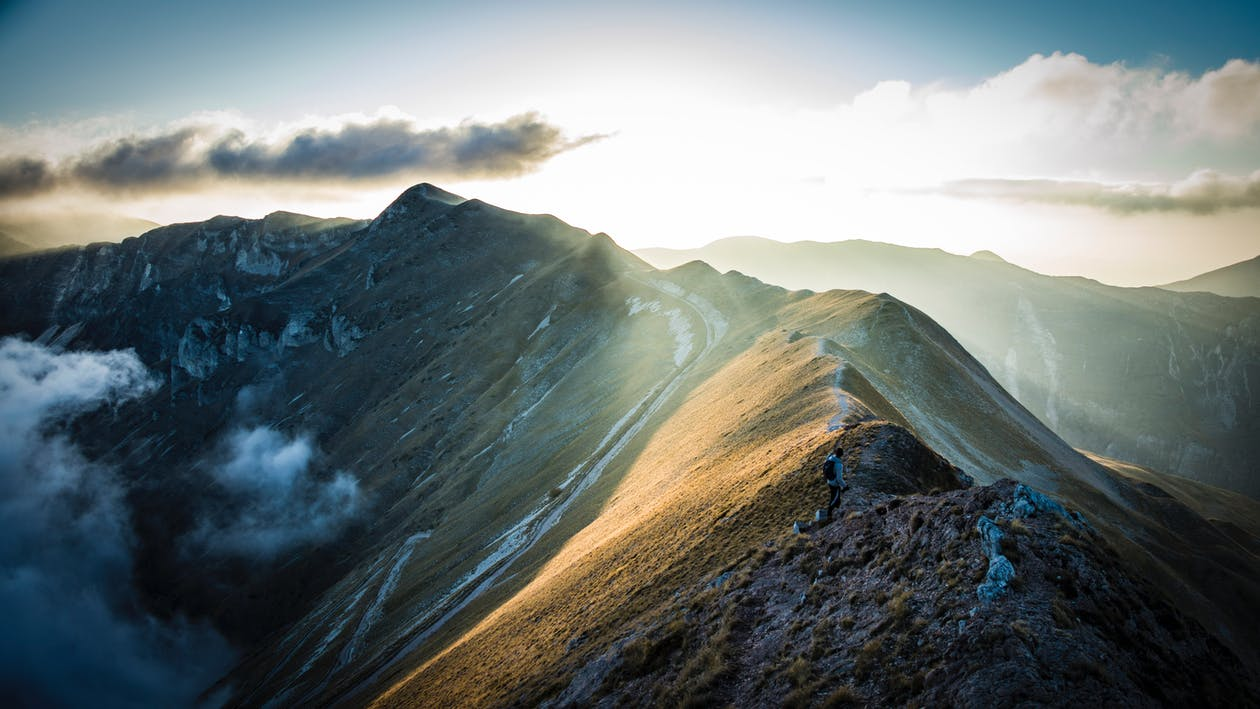
#> input picture ImageProcess/pic/img.jpeg, 1260 x 709 px
$ jupyter execute --allow-errors img_hist.ipynb
#> lines starting #> are read from the running program, lines starting #| are printed output that depends on the picture
## 1. Color histogram

颜色直方图一般用于统计图片不同通道像素强度的分布，并可以基于此来实现对比度提升、以及简单的目标识别、跟踪以及分割等任务。在openCV中集成了函数`cv2.calcHist()`来实现直方图的计算。

函数定义如下:

```cv2.calcHist(images, channels, mask, histSize, ranges[, hist[, accumulate]]) → hist```

- images:可为单张或多张图像的array
- channels:为要计算的通道数
- mask:为图像掩膜
- histSize:为直方图的柱子数量，即将数据分布在多少个区间上计数
- range:为直方图取值范围
- hist为返回值，不用填
- accumulate:多张图的时候是否叠加

[cell 1]
import cv2
#> (the rest of this cell did not finish here and is left out)

### Example

[cell 2]
import cv2
import numpy as np
import matplotlib.pyplot as plt

[cell 3]
img = cv2.imread('img.jpeg',0)  # 0表示读入灰度图像并显示
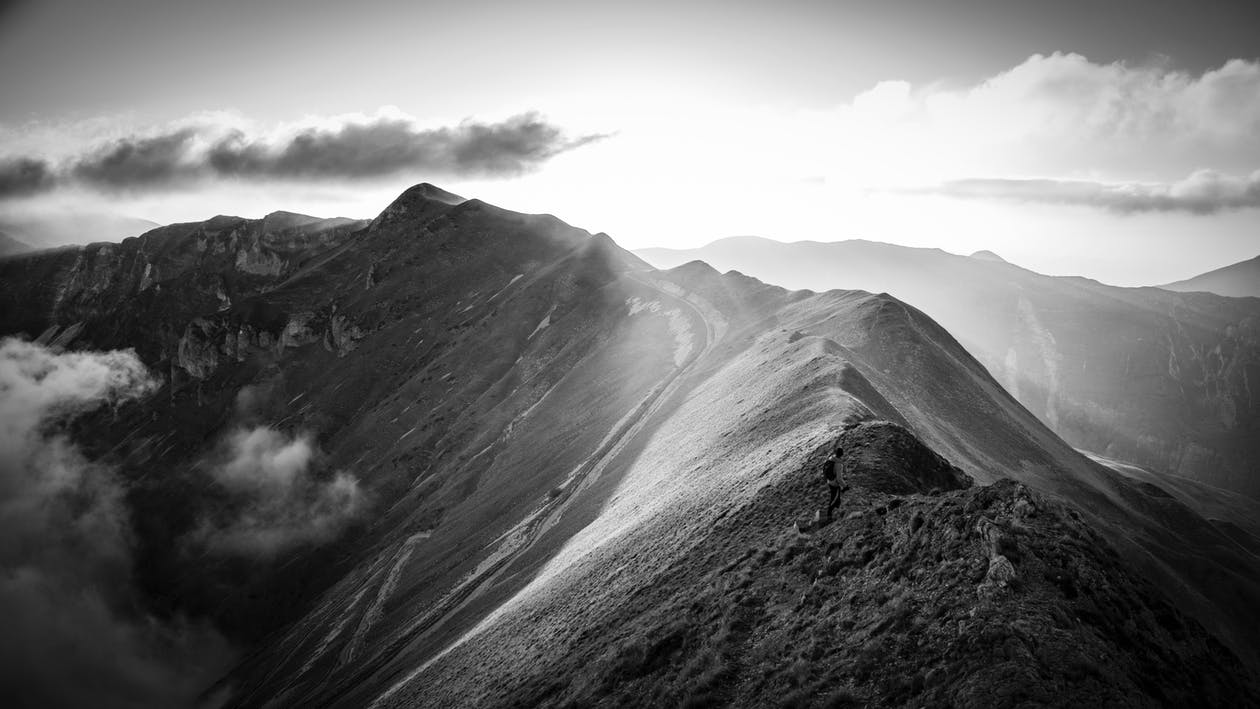
#> img: shape (709, 1260); min 0, max 255, mean 115.9
cv2.imshow('img',img)

[cell 4]
hist_255 = cv2.calcHist([img],[0], None, [256], [0.0,255.0])   #灰度图只有一个通道，通道0
#> hist_255 = 256 values, max 17316 at index 253, min 0 at index 255, mean 3484.9
#注意，img一定要加[],使其变成三维，否则则会使用第一维进行计算，即不加中括号会计算img[0,:]的直方分布

print('histrogram shape is',hist_255.shape)
#| histrogram shape is (256, 1)
plt.plot(hist_255,'gray')
plt.title('Histrogram of gray image')
plt.show()
#> figure, not shown here; curve peaks at x = 253, y = 17316

从上面结果可以看到，其亮度主要集中在250附近，这是由于有大片的天空呈现白色，而暗区的峰值则来源于较暗的山体。

我们现在读入彩色图，并将rgb通道的颜色直方图分别画出来:

[cell 5]
img = cv2.imread('img.jpeg')
#> img is the input picture: shape (709, 1260, 3); mean B, G, R 118.5, 118.7, 109.4

[cell 6]
cv2.imshow('img',img)
cv2.waitKey()
cv2.destroyAllWindows()

对三个通道分别遍历求直方图，注意opencv中的颜色按照**b, g, r**顺序。

[cell 7]
color = ['blue','springgreen','red']  #稍微调整显示颜色，提高可视化效果
for i in [0,1,2]:
    hist = cv2.calcHist([img],[i], None, [256], [0.0,255.0])   #彩色图有三个通道，通道b:0,g:1,r:2
    plt.plot(hist, color[i])
    plt.title('Histrogram of Color image')
plt.show()
#> figure, not shown here; curve peaks at x = 253, y = 16709; curve peaks at x = 253, y = 17163; curve peaks at x = 253, y = 17067

可以看到在低亮度区域红色比较多，对应了图中上体的反光和云彩的颜色。

可以改变区间分割的数量来得到更为平滑或者稠密的分布曲线:

[cell 8]
color = ['blue','springgreen','red']  #稍微调整显示颜色，提高可视化效果
for i in [0,1,2]:
    hist = cv2.calcHist([img],[i], None, [64], [0.0,256.0])   #用64端区间来统计0~256的灰度分布
    plt.plot(hist, color[i])
    plt.title('Histrogram of Color image')
plt.show()
#> figure, not shown here; curve peaks at x = 63, y = 43471; curve peaks at x = 63, y = 44560; curve peaks at x = 3, y = 47075

为了直观的查看每个通道的质量，我们画出各个通道的图像来与直方图对比：

[cell 9]
#画出各个通道查看，opencv中为bgr顺序
img_b = img.copy();img_b[:,:,2] = 0;img_b[:,:,1] = 0 #???
img_g = img.copy();img_g[:,:,2] = 0;img_g[:,:,0] = 0 #??
img_r = img.copy();img_r[:,:,0] = 0;img_r[:,:,1] = 0 #??

#转为rgb显示
plt.figure(figsize=(10,30))
plt.subplot(1,3,1)
plt.imshow(cv2.cvtColor(img_r,cv2.COLOR_BGR2RGB))  #r
plt.title('red')
plt.subplot(1,3,2)
plt.imshow(cv2.cvtColor(img_g,cv2.COLOR_BGR2RGB))  #g
plt.title('green')
plt.subplot(1,3,3)
plt.imshow(cv2.cvtColor(img_b,cv2.COLOR_BGR2RGB))  #b
plt.title('blue')
plt.show()

## 2.Equalization histogram

有的时候我们需要调整图像的对比度，让整幅图在各个取值区间的像素数变得更加均衡，就需要利用上面计算出的直方图进行直方图均衡。OpenCV中主要利用`cv2.equalizeHist()`来实现。

[cell 10]
import cv2
import numpy as np
import matplotlib.pyplot as plt

img2= cv2.imread('img2.jpeg',0)
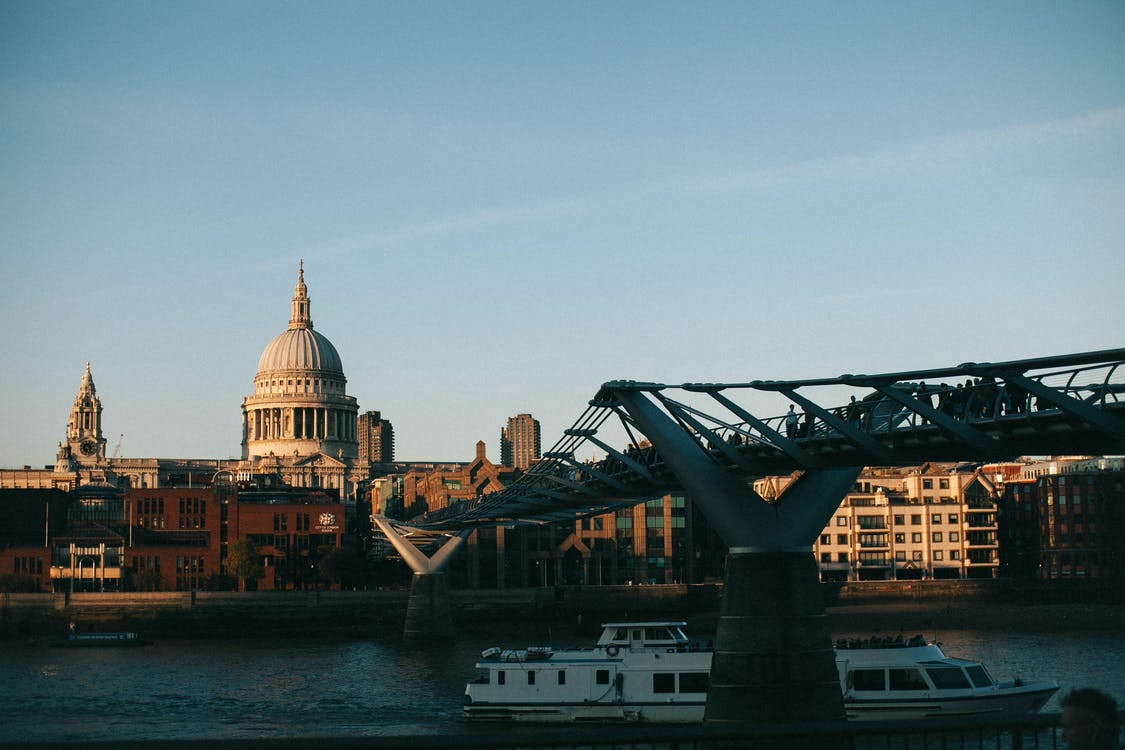
#> input picture ImageProcess/pic/img2.jpeg, 1125 x 750 px
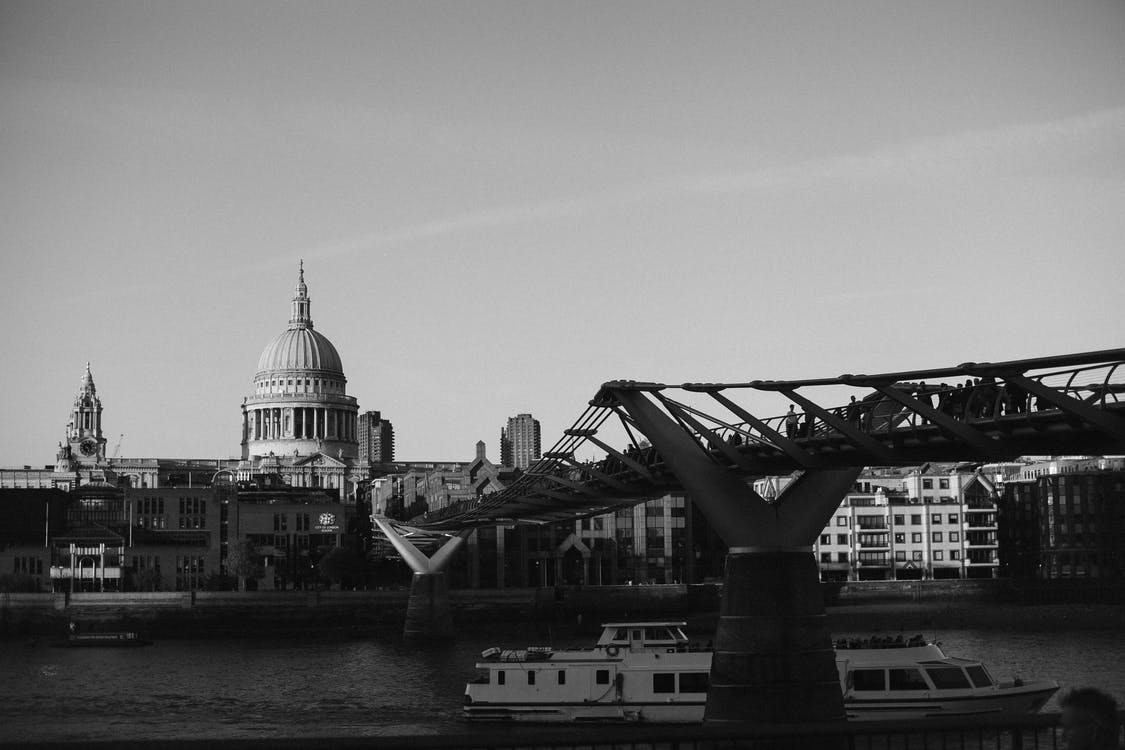
#> img2: shape (750, 1125); min 0, max 255, mean 115.5

[cell 11]
# img from:https://www.pexels.com/photo/white-yacht-on-body-of-water-under-bridge-1529625/
cv2.imshow('img',img2)
cv2.waitKey()
cv2.destroyAllWindows()

可以看到这幅图的暗部和亮部分对比度不够好，每一部分像素分布过于集中了，在直方图中更为明显：

[cell 12]
hist_255 = cv2.calcHist([img2],[0], None, [256], [0.0,256.0])   #灰度图只有一个通道，通道0
#> hist_255 = 256 values, max 16226 at index 186, min 0 at index 254, mean 3295.9
print('histrogram shape is',hist_255.shape)
#| histrogram shape is (256, 1)
plt.plot(hist_255,'gray')
plt.title('Histrogram of gray image')
plt.show()
#> figure, not shown here; curve peaks at x = 186, y = 16226

下面我们进行直方图均衡化，然后查看对比度修正的结果：

[cell 13]
img_equal = cv2.equalizeHist(img2)
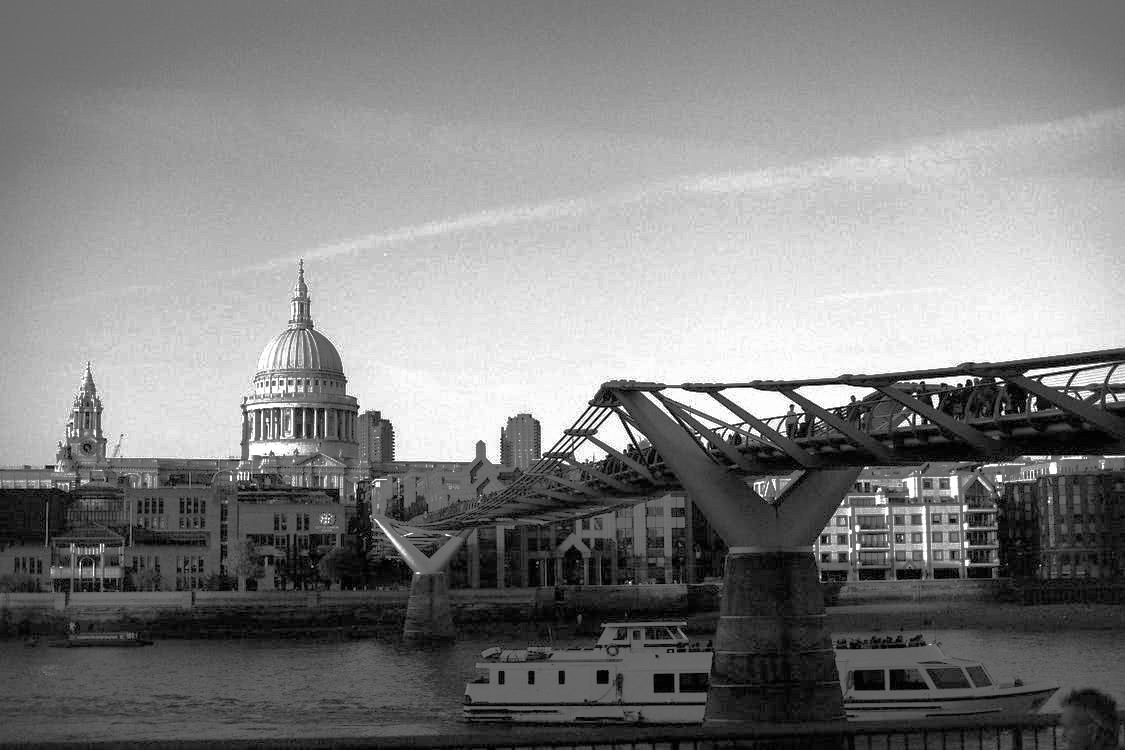
#> img_equal: shape (750, 1125); min 0, max 255, mean 128.6
hist_255_equal = cv2.calcHist([img_equal],[0], None, [256], [0.0,256.0])   #灰度图只有一个通道，通道0
#> hist_255_equal = 256 values, max 16226 at index 207, min 0 at index 4, mean 3295.9
print('histrogram shape is',hist_255_equal.shape)
#| histrogram shape is (256, 1)

plt.figure(figsize=(20,20))
plt.subplot(2,2,1)
plt.imshow(img2,'gray')
plt.title('source')
plt.subplot(2,2,2)
plt.imshow(img_equal,'gray')
plt.title('histrogram equilized')
plt.subplot(2,2,3)
plt.plot(hist_255,'gray')
plt.title('Histrogram of gray image')
plt.subplot(2,2,4)
plt.plot(hist_255_equal,'gray')
plt.title('Histrogram of equalized image')
plt.show()
#> figure, not shown here; panel 3: curve peaks at x = 186, y = 16226; panel 4: curve peaks at x = 207, y = 16226

So basically histogram equalize is work with gray scaled images. so if you want to do histogram equalize at colorful image you can use this code.

[cell 14]
img2_color = cv2.imread('img2.jpeg')   #读入彩色图
#> img2_color is the input picture: shape (750, 1125, 3); mean B, G, R 125.1, 120.6, 101.9

img2_color_equl = img2_color.copy()
#需要按通道分别均衡化
img2_color_equl[:,:,0] = cv2.equalizeHist(img2_color[:,:,0])
img2_color_equl[:,:,1] = cv2.equalizeHist(img2_color[:,:,1])
img2_color_equl[:,:,2] = cv2.equalizeHist(img2_color[:,:,2])


plt.figure(figsize=(20,10))
plt.subplot(2,2,1)
plt.imshow(cv2.cvtColor(img2_color,cv2.COLOR_BGR2RGB))
plt.title('source')
plt.subplot(2,2,2)
plt.imshow(cv2.cvtColor(img2_color_equl,cv2.COLOR_BGR2RGB))
plt.title('Histrogram of equalized image')

plt.subplot(2,2,3)
color = ['blue','springgreen','red']
for i in [0,1,2]:
    hist = cv2.calcHist([img2_color],[i], None, [255], [0.0,256.0])   #彩色图三通道
    plt.plot(hist, color[i])
    plt.title('Histrogram of Color image')
plt.subplot(2,2,4)
for i in [0,1,2]:
    hist = cv2.calcHist([img2_color_equl],[i], None, [255], [0.0,256.0])   #彩色图
    plt.plot(hist, color[i])
    plt.title('Histrogram of equalized Color image')
plt.show()
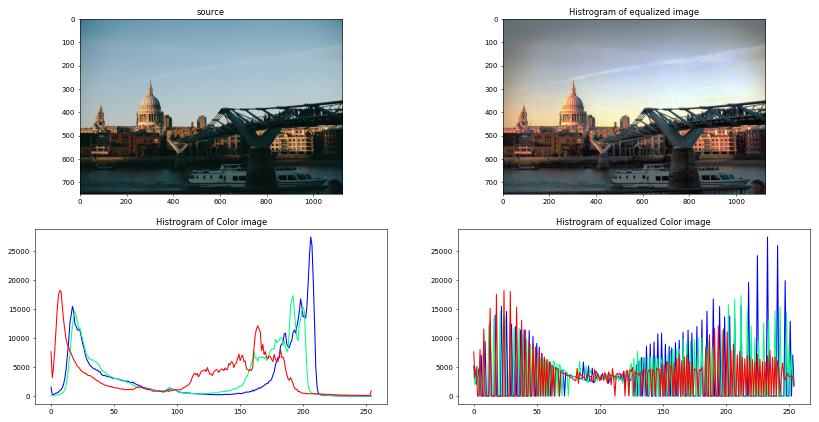
#> figure drawn by matplotlib, 4 panels; panel 3: curve peaks at x = 206, y = 27466; panel 3: curve peaks at x = 192, y = 17340; panel 3: curve peaks at x = 7, y = 18238; panel 4: curve peaks at x = 233, y = 27466
